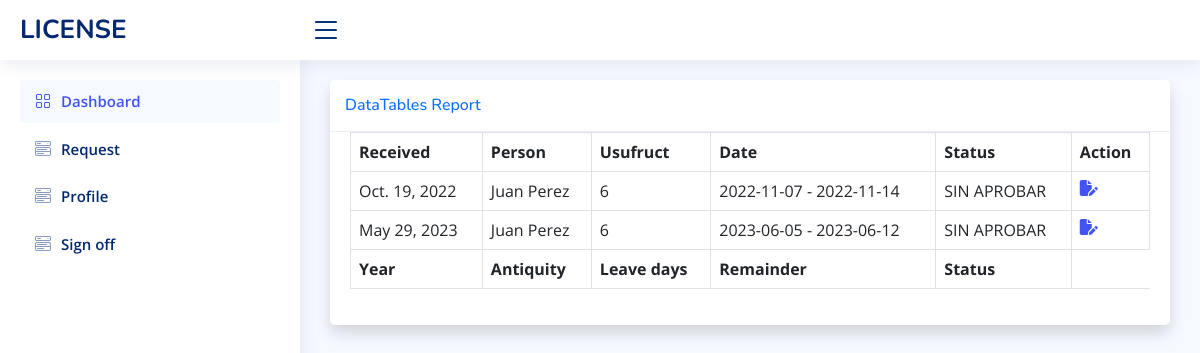
Before: /request/ (signed in) with the older database file.
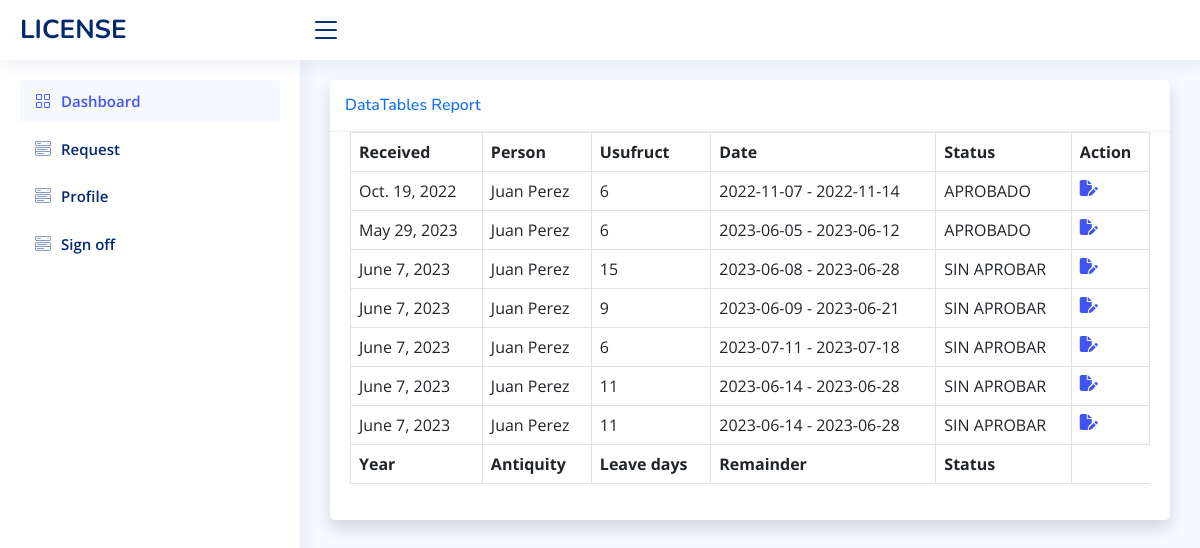
After: the same page with the newer database file.
### RequestsLicense/models.py (models this page shows)
class RequestsLicense(models.Model):
    employee = models.ForeignKey(Employee, on_delete=models.CASCADE)
    last_name = models.CharField(max_length=25)
    fist_name = models.CharField(max_length=25)
    usufruct = models.IntegerField() #lo que se pide
    date_form = models.CharField(max_length=25)
    date_to = models.CharField(max_length=25)
    description = models.CharField(max_length=100)
    status = models.BooleanField(default=False)
    created = models.DateField(auto_now_add=True)

### RequestsLicense/views.py (the view)
# urls.py: path('request/',  license.view_request, name='request')
@login_required
def view_request(request):
    all_request = RequestsLicense.objects.all()
    context = {'request':all_request}
    return render(
        request,
       'perfil/admin/view_request.html',
        context
    )

### templates/perfil/admin/view_request.html (shortened to what this page needs)
{% extends 'base.html' %}
{% block container %}
<div class="card shadow mb-4">
    <div class="card-header py-3">
        <h6 class="m-0 font-weight-bold text-primary">DataTables Report</h6>
    </div>
        <div class="card-body">
            <div class="table-responsive">
                    <table class="table table-bordered" id="dataTable" width="100%" cellspacing="0">
                        <thead>
                            <tr>
                                <th>Received</th>
                                <th>Person</th>
                                <th>Usufruct</th>
                                <th>Date</th>
                                <th>Status</th>
                                <th>Action</th>
                            </tr>
                        </thead>
                        <tfoot>
                            <tr>
                                <th>Year</th>
                                <th>Antiquity</th>
                                <th>Leave days</th>
                                <th>Remainder</th>
                                <th>Status</th>
                            </tr>
                        </tfoot>
                        {% for r in request %}
                        <tbody>
                            <tr>
                                <td>{{r.created}}</td>
                                <td>{{r.fist_name}} {{r.last_name}}</td>
                                <td>{{r.usufruct}}</td>
                                <td>{{r.date_form}} - {{r.date_to}}</td>
                                {% if r.status == 0 %}
                                    <td>SIN APROBAR</td>
                                {% else %}
                                    <td>APROBADO</td>
                                {% endif %}
                                <td>
                                    <a href="{% url 'update-request' r.id %}">
                                        <i class="fa-solid fa-file-pen"></i>
                                    </a>
                                </td>
                            </tr>
                        </tbody>
                        {% endfor %}
                    </table>
            </div>
        </div>
</div>
{% endblock container %}

### templates/base.html (shortened to what this page needs)
{% load static %}
<html>
<head>
    <link href="{% static 'NiceAdmin/assets/vendor/bootstrap/css/bootstrap.min.css' %}" rel="stylesheet">
    <link href="{% static 'NiceAdmin/assets/vendor/bootstrap-icons/bootstrap-icons.css' %}" rel="stylesheet">
    <link href="{% static 'NiceAdmin/assets/vendor/boxicons/css/boxicons.min.css' %}" rel="stylesheet">
    <link href="{% static 'NiceAdmin/assets/vendor/quill/quill.snow.css' %}" rel="stylesheet">
    <link href="{% static 'NiceAdmin/assets/vendor/quill/quill.bubble.css' %}" rel="stylesheet">
    <link href="{% static 'NiceAdmin/assets/vendor/remixicon/remixicon.css' %}" rel="stylesheet">
    <link href="{% static 'NiceAdmin/assets/vendor/simple-datatables/style.css' %}" rel="stylesheet">
    <link href="{% static 'NiceAdmin/assets/css/style.css' %}" rel="stylesheet">
    <link href="https://cdnjs.cloudflare.com/ajax/libs/font-awesome/6.2.0/css/all.min.css" rel="stylesheet">
</head>
<body>
    {% include "nav.html" %}<div id="content-wrapper" class="d-flex flex-column">
        <main id="main" class="main">
            {% block container %}
            {% endblock%}
        </main>
</body>
</html>

### templates/nav.html (shortened to what this page needs)
  <header id="header" class="header fixed-top d-flex align-items-center">
    <div class="d-flex align-items-center justify-content-between">
      <a href="index.html" class="logo d-flex align-items-center">
        <span class="d-none d-lg-block">LICENSE</span>
      </a>
      <i class="bi bi-list toggle-sidebar-btn"></i>
    </div>
  </header>
  <aside id="sidebar" class="sidebar">
    <ul class="sidebar-nav" id="sidebar-nav">
       {% if not request.user.is_superuser %}
            <li class="nav-item">
                <a class="nav-link " href="{% url 'dashboard' %}">
                <i class="bi bi-grid"></i>
                <span>Dashboard</span>
                </a>
            </li>
            <li class="nav-item">
                <a class="nav-link collapsed"  href=" {% url 'request_license' %}">
                <i class="bi bi-menu-button-wide"></i><span>Request</span>
                </a>
            </li>
        {% endif %}
        <li class="nav-item">
            <a class="nav-link collapsed" href="{% url 'update_profile' %}">
            <i class="bi bi-menu-button-wide"></i><span>Profile</span>
            </a>
        </li>
        <li class="nav-item">
            <a class="nav-link collapsed" href="{% url 'logout' %} ">
            <i class="bi bi-menu-button-wide"></i><span>Sign off</span>
            </a>
        </li>
    </ul>
  </aside>

### static/NiceAdmin/assets/css/style.css (style rules this page uses)
:root { scroll-behavior: smooth; }
body { font-family: "Open Sans", sans-serif; background: #f6f9ff; color: #444444; }
a { color: #4154f1; text-decoration: none; }
h1, h2, h3, h4, h5, h6 { font-family: "Nunito", sans-serif; }
#main { margin-top: 60px; padding: 20px 30px; transition: all 0.3s; }
.card { margin-bottom: 30px; border: none; border-radius: 5px; box-shadow: 0px 0 30px rgba(1, 41, 112, 0.1); }
.card-header, .card-footer { border-color: #ebeef4; background-color: #fff; color: #798eb3; padding: 15px; }
.card-body { padding: 0 20px 20px 20px; }
.logo { line-height: 1; }
@media (min-width: 1200px) { .logo { width: 280px; } }
.logo span { font-size: 26px; font-weight: 700; color: #012970; font-family: "Nunito", sans-serif; }
.header { transition: all 0.5s; z-index: 997; height: 60px; box-shadow: 0px 2px 20px rgba(1, 41, 112, 0.1); background-color: #fff; padding-left: 20px; }
.header .toggle-sidebar-btn { font-size: 32px; padding-left: 10px; cursor: pointer; color: #012970; }
.sidebar { position: fixed; top: 60px; left: 0; bottom: 0; width: 300px; z-index: 996; transition: all 0.3s; padding: 20px; overflow-y: auto; scrollbar-width: thin; scrollbar-color: #aab7cf transparent; box-shadow: 0px 0px 20px rgba(1, 41, 112, 0.1); background-color: #fff; }
@media (min-width: 1200px) { #main, #footer { margin-left: 300px; } }
.sidebar-nav { padding: 0; margin: 0; list-style: none; }
.sidebar-nav li { padding: 0; margin: 0; list-style: none; }
.sidebar-nav .nav-item { margin-bottom: 5px; }
.sidebar-nav .nav-link { display: flex; align-items: center; font-size: 15px; font-weight: 600; color: #4154f1; transition: 0.3; background: #f6f9ff; padding: 10px 15px; border-radius: 4px; }
.sidebar-nav .nav-link i { font-size: 16px; margin-right: 10px; color: #4154f1; }
.sidebar-nav .nav-link.collapsed { color: #012970; background: #fff; }
.sidebar-nav .nav-link.collapsed i { color: #899bbd; }

Changed rows visible on the page:
changed RequestsLicense "Oct. 19, 2022": status "SIN APROBAR" → "APROBADO"
changed RequestsLicense "May 29, 2023": status "SIN APROBAR" → "APROBADO"
added RequestsLicense: created "June 7, 2023", fist_name "Juan", last_name "Perez", usufruct "15", date_form "2023-06-08", date_to "2023-06-28", status "SIN APROBAR"
added RequestsLicense: created "June 7, 2023", fist_name "Juan", last_name "Perez", usufruct "9", date_form "2023-06-09", date_to "2023-06-21", status "SIN APROBAR"
added RequestsLicense: created "June 7, 2023", fist_name "Juan", last_name "Perez", usufruct "6", date_form "2023-07-11", date_to "2023-07-18", status "SIN APROBAR"
added RequestsLicense: created "June 7, 2023", fist_name "Juan", last_name "Perez", usufruct "11", date_form "2023-06-14", date_to "2023-06-28", status "SIN APROBAR"
added RequestsLicense: created "June 7, 2023", fist_name "Juan", last_name "Perez", usufruct "11", date_form "2023-06-14", date_to "2023-06-28", status "SIN APROBAR"
